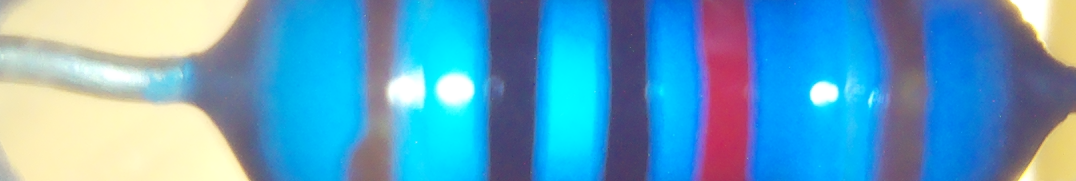
#> input picture test.png, 1076 x 181 px
$ python testhere2.py
#> lines starting #> are read from the running program, lines starting #| are printed output that depends on the picture; after the words box and inside, x2 and y2 are one past the last pixel; in counts of white or black regions, pixels touching at a corner belong together
import cv2
import numpy as np

# ---------- Resistor decoding ----------
DIGIT = {
    "black":0,"brown":1,"red":2,"orange":3,"yellow":4,
    "green":5,"blue":6,"violet":7,"gray":8,"white":9
}
MULT = {
    "silver":1e-2,"gold":1e-1,"black":1,"brown":10,"red":100,"orange":1e3,"yellow":1e4,
    "green":1e5,"blue":1e6,"violet":1e7,"gray":1e8,"white":1e9
}
TOL = {
    "brown":1,"red":2,"green":0.5,"blue":0.25,"violet":0.1,"gray":0.05,
    "gold":5,"silver":10
}

def decode_resistor(bands):
    """
    bands: list like ["brown","black","red","gold"] (4-band)
           or ["brown","black","black","red","brown"] (5-band)
    returns (ohms, tolerance_percent)
    """
    b = [x.lower() for x in bands]
    if len(b) == 4:
        d1, d2, mult, tol = b
        value = (10*DIGIT[d1] + DIGIT[d2]) * MULT[mult]
        return value, TOL.get(tol, None)
    elif len(b) == 5:
        d1, d2, d3, mult, tol = b
        value = (100*DIGIT[d1] + 10*DIGIT[d2] + DIGIT[d3]) * MULT[mult]
        return value, TOL.get(tol, None)
    else:
        raise ValueError("Expected 4 or 5 bands")

def format_ohms(v):
    if v >= 1e6: return f"{v/1e6:.3g} MΩ"
    if v >= 1e3: return f"{v/1e3:.3g} kΩ"
    return f"{v:.3g} Ω"

# ---------- Rectangle trimming ----------
def rectified_vertical_rectangles(binary_mask,
                                 min_area=300,
                                 min_aspect=2.0,          # height/width
                                 min_rectangularity=0.75, # contour_area / rect_area
                                 max_tilt_deg=20):
    """
    Returns a mask where each blob is replaced by its best-fit vertical rectangle.
    This trims 'rectangle + attached blob' into just a rectangle.
    """
    m = (binary_mask > 0).astype(np.uint8) * 255
    out = np.zeros_like(m)

    cnts, _ = cv2.findContours(m, cv2.RETR_EXTERNAL, cv2.CHAIN_APPROX_SIMPLE)
    for c in cnts:
        area = cv2.contourArea(c)
        if area < min_area:
            continue

        (cx, cy), (w, h), ang = cv2.minAreaRect(c)
        if w < 1 or h < 1:
            continue

        # normalize so h is long side
        if w > h:
            w, h = h, w
            ang += 90

        aspect = h / w
        if aspect < min_aspect:
            continue

        rect_area = w * h
        rectangularity = area / rect_area
        if rectangularity < min_rectangularity:
            continue

        # keep near-vertical rectangles
        # treat 90deg as vertical; accept within max_tilt_deg
        # normalize angle to [0, 180)
        a = ang % 180
        tilt = min(abs(a - 90), abs(a - 270))
        if tilt > max_tilt_deg:
            continue

        box = cv2.boxPoints(((cx, cy), (w, h), ang)).astype(np.int32)
        cv2.fillPoly(out, [box], 255)

    return out

frame = cv2.imread("test.png")
#> frame is the input picture: shape (181, 1076, 3); mean B, G, R 194.9, 161, 94.4

# Faster than heavy bilateral on Pi Zero
blur = cv2.GaussianBlur(frame, (5, 5), 0)

hsv = cv2.cvtColor(blur, cv2.COLOR_BGR2HSV)
#> hsv: shape (181, 1076, 3); mean H, S, V 91.7, 154.1, 210.8

lower_blue = np.array([80, 120, 50])
upper_blue = np.array([130, 255, 255])
blue_mask = cv2.inRange(hsv, lower_blue, upper_blue)
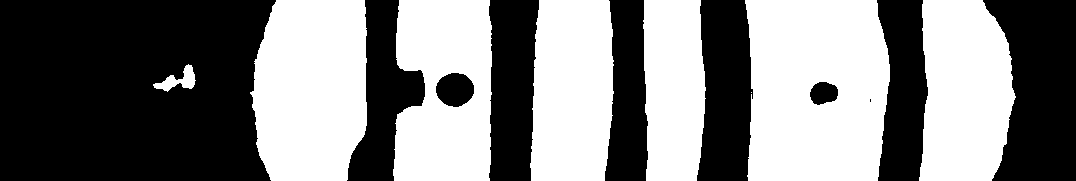
#> blue_mask: shape (181, 1076); 49.8% white; 8 white regions (1 under 20 px), largest, box (x1, y1, x2, y2) and area: (745, 0, 890, 181) 23819, (250, 0, 367, 181) 18617, (393, 0, 492, 181) 15087

# Your code inverts blue; keep consistent:
inv = cv2.bitwise_not(blue_mask)

# Clean mask a bit
kernel = cv2.getStructuringElement(cv2.MORPH_ELLIPSE, (5, 5))
inv = cv2.morphologyEx(inv, cv2.MORPH_OPEN, kernel, iterations=1)
#> inv: shape (181, 1076); 50.2% white; 7 black regions, largest, box (x1, y1, x2, y2) and area: (745, 0, 890, 181) 23835, (250, 0, 367, 181) 18623, (393, 0, 492, 181) 15097

# Fast crop bounding box (replaces your nested loops) :contentReference[oaicite:4]{index=4}
ys, xs = np.where(inv == 0)  # you were cropping around zeros
if len(ys) > 0:
    y0, y1 = ys.min(), ys.max() + 1
#> y0 = 0; y1 = 181
    x0, x1 = xs.min(), xs.max() + 1
#> x0 = 153; x1 = 1016
    frame_c = frame[y0:y1, x0:x1]
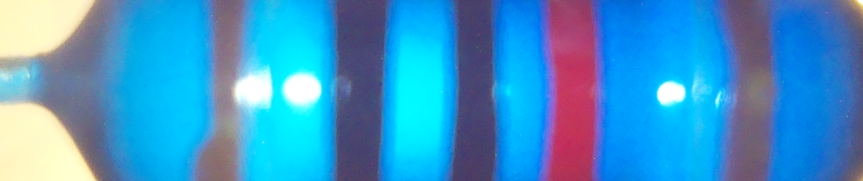
#> frame_c: shape (181, 863, 3); mean B, G, R 200.5, 149.4, 64.5
    inv_c = inv[y0:y1, x0:x1]
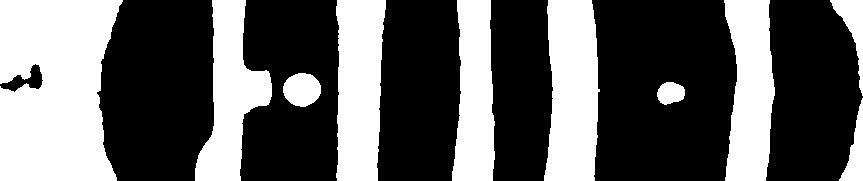
#> inv_c: shape (181, 863); 37.9% white; 10 white regions
else:
    frame_c, inv_c = frame, inv

# Replace each blob with a vertical rectangle (trims off glint bumps)
rect_mask = rectified_vertical_rectangles(inv_c,
                                         min_area=300,
                                         min_aspect=2.0,
                                         min_rectangularity=0.75,
                                         max_tilt_deg=20)
#> in rectified_vertical_rectangles, `cnts, _ = cv2.findContours(m, cv2.RETR_EXTERNAL, cv2.CHAIN_APPROX_SIMP..`: cnts = 10 contours; largest, box (x1, y1, x2, y2) and area: (0, 0, 123, 181) 18491, (544, 0, 600, 181) 8326, (336, 0, 386, 181) 7573, (724, 0, 775, 181) 6962, (195, 0, 272, 181) 6838
#> the loop in rectified_vertical_rectangles, `for c in cnts:` made 10 passes
#> (area, cx, cy, w, h, ang, aspect, rect_area) on passes 5 to 8: (6962.5, 749.3, 89.97, 49.52, 180.2, -0.322, 3.64, 8925.2), (8326.5, 572.3, 90.08, 53.5, 180.8, 1.02, 3.38, 9673.2), (6037.5, 475.2, 90.12, 41.63, 181, 1.67, 4.35, 7536.7), (7573, 360.5, 90, 49, 180, 0, 3.67, 8820)
#> (area, cx, cy, w, h, ang, aspect, rect_area) on passes 1, 4, 9: (794, 850.5, 139, 23, 82, 0, 3.57, 1886), (979.5, 846, 47.5, 32, 95, 0, 2.97, 3040), (6838.5, 237.1, 91.73, 68.37, 184.1, 5.78, 2.69, 12587.3)
#> after the loop in rectified_vertical_rectangles, `for c in cnts:`: out: shape (181, 863); every value is 0

# OPTIONAL: extract each rectangle ROI and compute average color per band
cnts, _ = cv2.findContours(rect_mask, cv2.RETR_EXTERNAL, cv2.CHAIN_APPROX_SIMPLE)
#> cnts = []
boxes = []
for c in cnts:
    (cx, cy), (w, h), ang = cv2.minAreaRect(c)
    boxes.append((cx, cy, w, h, ang))
#> this loop made 0 passes
#> after the loop, boxes = []

# Sort left-to-right (typical band order)
boxes.sort(key=lambda t: t[0])

band_bgr = []
for (cx, cy, w, h, ang) in boxes:
    box = cv2.boxPoints(((cx, cy), (w, h), ang)).astype(np.int32)
    m = np.zeros(rect_mask.shape, np.uint8)
    cv2.fillPoly(m, [box], 255)
    pixels = frame_c[m == 255]
    if len(pixels) == 0:
        continue
    bgr = np.median(pixels, axis=0)  # median is robust to glare
    band_bgr.append(tuple(map(float, bgr)))
#> after the loop, band_bgr = []

# TODO: map band_bgr -> band color names using your classifier
# For now, if you already have them:
bands = ["brown", "black", "red", "gold"]  # <-- replace with your detected band names
ohms, tol = decode_resistor(bands)
print("Bands:", bands)
print("Value:", format_ohms(ohms), (f"±{tol}%" if tol is not None else ""))

# Visualize
result = cv2.bitwise_and(frame_c, frame_c, mask=rect_mask)
#> result: shape (181, 863, 3); every value is 0
cv2.imshow("Rect-mask", rect_mask)
cv2.imshow("Rectified result", result)
cv2.waitKey(0)
cv2.destroyAllWindows()
